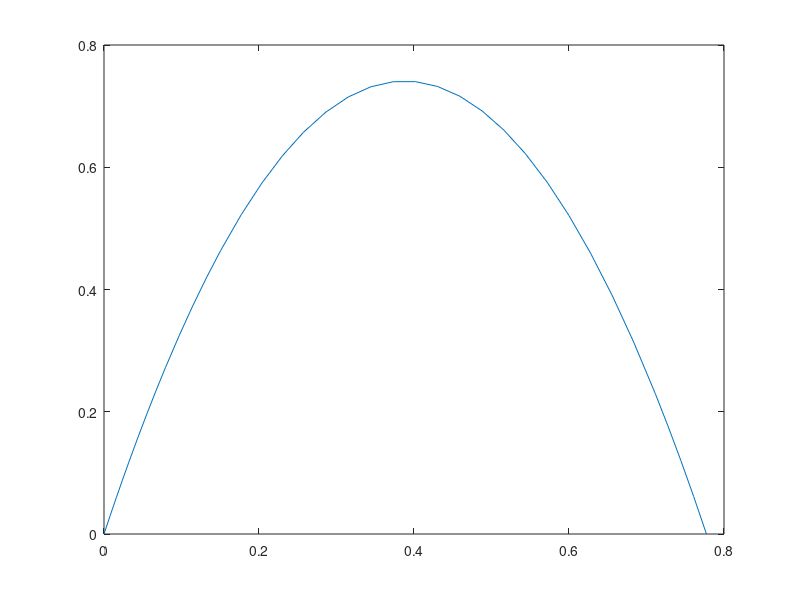

This figure's MATLAB source:
function b = HW9Problem19(p,v0)
%%%%%HW 9 - Problem 19%%%%%
g = 9.81; %% Gravity in m/s^2
c = 0.72; %% Drag Coefficient 
s = 0.50; %% Cross-Sectional Area in m^2
m = 80;   %% Mass in KG
theta = pi/8; %% Initial Angle in radians

if nargin == 0
v0 = 10.0; %% Initial velocity
p = 1.29; %% Air density in kg/m^3
end

D = @(X,Y) c*p*s*(X^2+Y^2)/2;
F = @(t,y) [y(4)*cos(y(3)); y(4)*sin(y(3)) ; -g/y(4)*cos(y(3)); 
    -D(y(4)*cos(y(3)),y(4)*sin(y(3)))/m-g*sin(y(3))];
Options = odeset('Events', @myEvent, 'Reltol', eps);

y0 = [0 0 theta v0]; 
[tt,yy] = ode45(F,[0 10], y0, Options)

plot(tt,yy(:,2))
b = max(yy(:,1));

function [position,isterminal,direction] = myEvent(~,y)
position = y(2); % The value that we want to be zero
isterminal = 1;  % Halt integration 
direction = 0;   % The zero can be approached from either direction
end
 
end